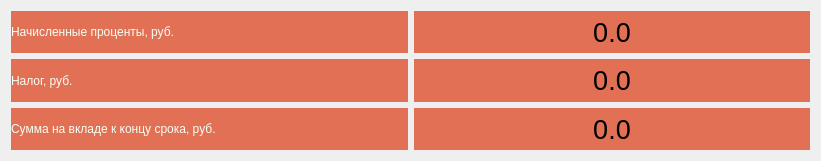
  <widget class="QWidget" name="gridLayoutWidget_2">
   <property name="geometry">
    <rect>
     <x>20</x>
     <y>570</y>
     <width>821</width>
     <height>161</height>
    </rect>
   </property>
   <layout class="QGridLayout" name="gridLayout_2">
    <item row="0" column="1">
     <widget class="QLabel" name="label_10">
      <property name="font">
       <font>
        <pointsize>20</pointsize>
       </font>
      </property>
      <property name="styleSheet">
       <string notr="true">font-family:  'Orbitron', serif;
color: black;
background: #e17055;</string>
      </property>
      <property name="text">
       <string>0.0</string>
      </property>
      <property name="alignment">
       <set>Qt::AlignCenter</set>
      </property>
     </widget>
    </item>
    <item row="0" column="0">
     <widget class="QLabel" name="label_9">
      <property name="styleSheet">
       <string notr="true">font: 22pt &quot;Copperplate&quot;;
color: rgb(246, 255, 245);
background: #e17055;</string>
      </property>
      <property name="text">
       <string>Начисленные проценты, руб.</string>
      </property>
     </widget>
    </item>
    <item row="1" column="0">
     <widget class="QLabel" name="label_11">
      <property name="styleSheet">
       <string notr="true">font: 22pt &quot;Copperplate&quot;;
color: rgb(246, 255, 245);
background: #e17055;</string>
      </property>
      <property name="text">
       <string>Налог, руб.</string>
      </property>
     </widget>
    </item>
    <item row="1" column="1">
     <widget class="QLabel" name="label_12">
      <property name="font">
       <font>
        <pointsize>20</pointsize>
       </font>
      </property>
      <property name="styleSheet">
       <string notr="true">font-family:  'Orbitron', serif;
color: black;
background: #e17055;</string>
      </property>
      <property name="text">
       <string>0.0</string>
      </property>
      <property name="alignment">
       <set>Qt::AlignCenter</set>
      </property>
     </widget>
    </item>
    <item row="2" column="0">
     <widget class="QLabel" name="label_13">
      <property name="styleSheet">
       <string notr="true">font: 22pt &quot;Copperplate&quot;;
color: rgb(246, 255, 245);
background: #e17055;</string>
      </property>
      <property name="text">
       <string>Сумма на вкладе к концу срока, руб.</string>
      </property>
     </widget>
    </item>
    <item row="2" column="1">
     <widget class="QLabel" name="label_14">
      <property name="font">
       <font>
        <pointsize>20</pointsize>
       </font>
      </property>
      <property name="styleSheet">
       <string notr="true">font-family:  'Orbitron', serif;
color: black;
background: #e17055;</string>
      </property>
      <property name="text">
       <string>0.0</string>
      </property>
      <property name="alignment">
       <set>Qt::AlignCenter</set>
      </property>
     </widget>
    </item>
   </layout>
  </widget>
